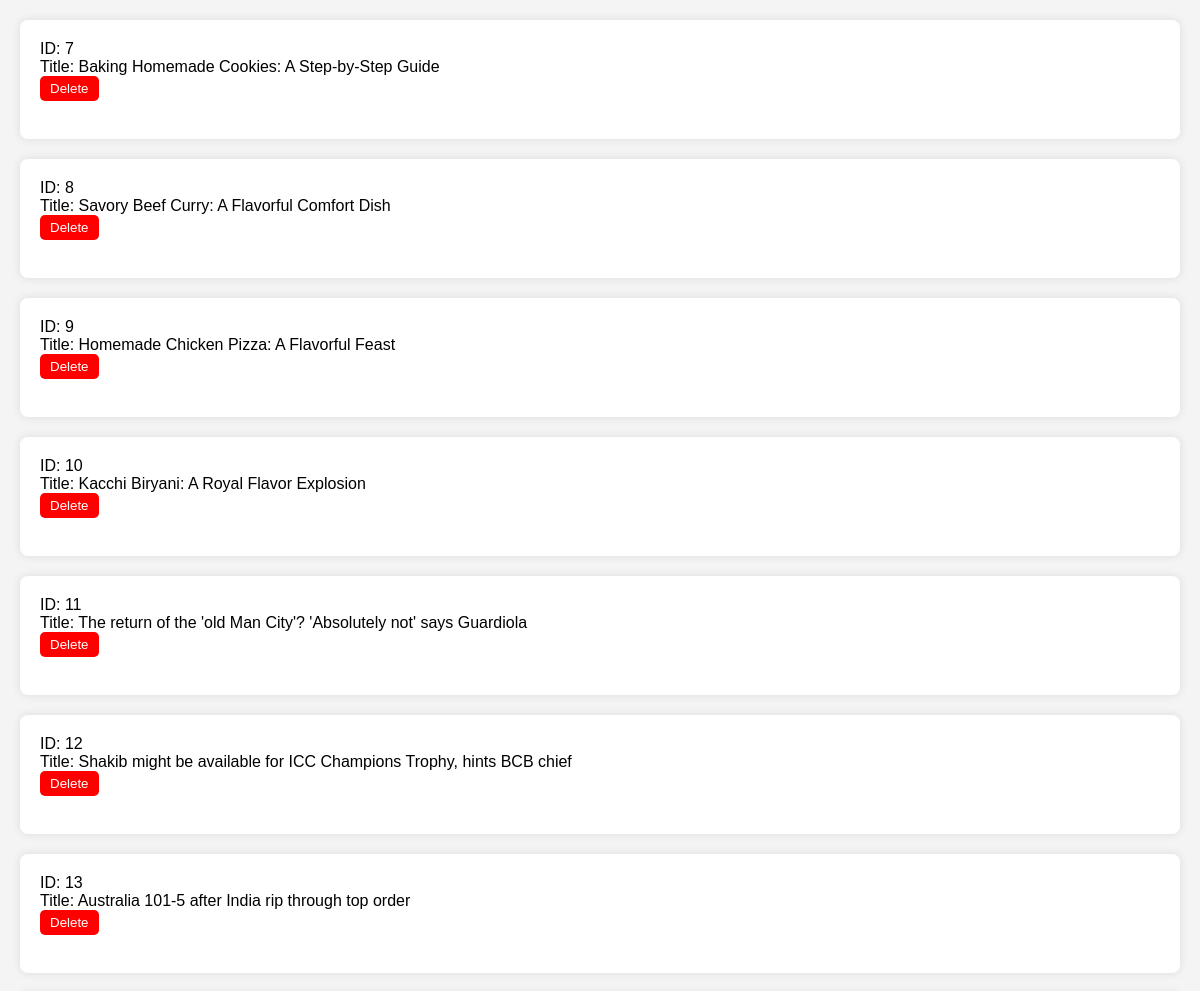
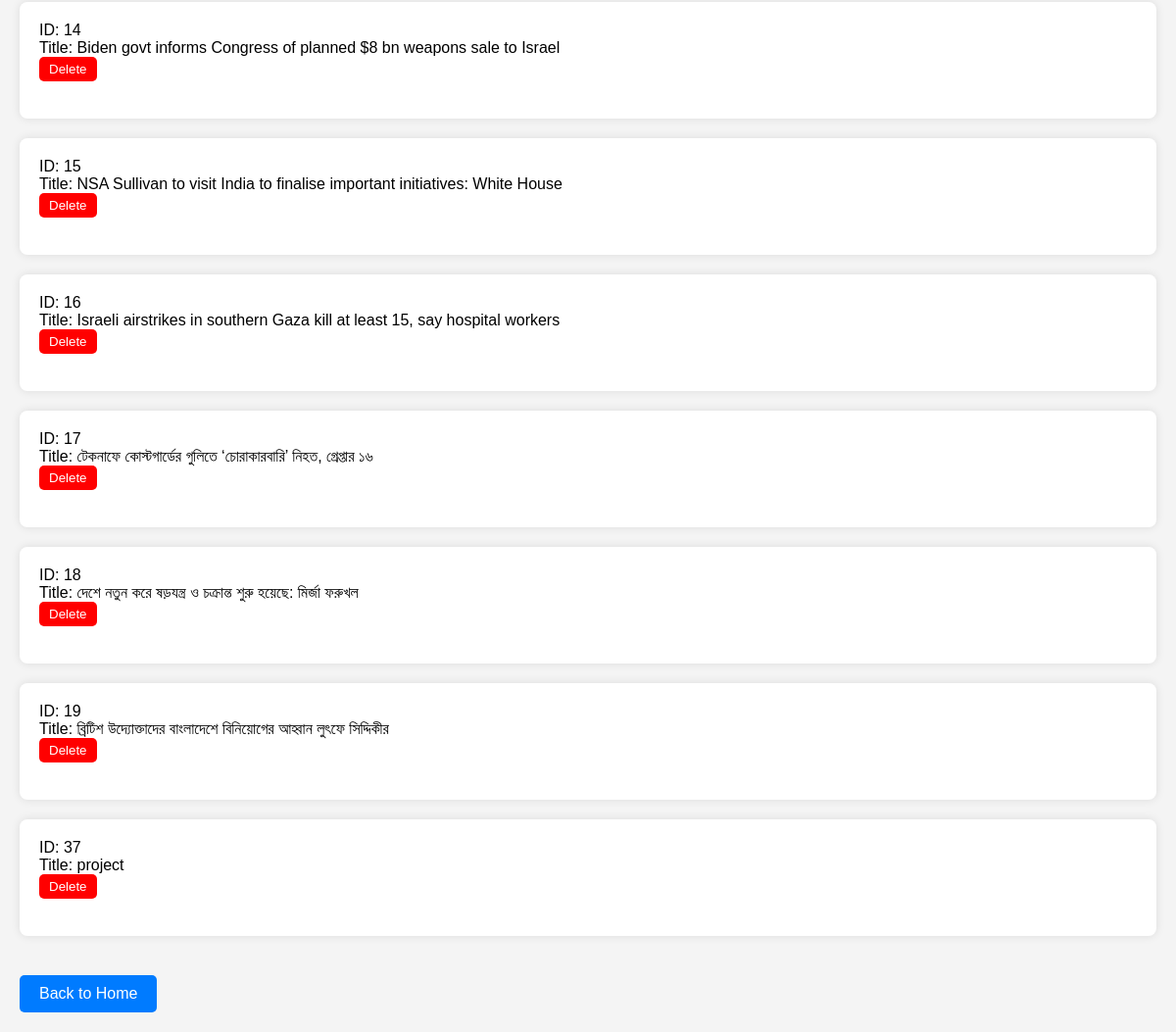
The app's page /View/view_post.php with its own data (2 pictures, top to bottom).
### tables this page shows
CREATE TABLE `post` (
  `post_id` int(11) NOT NULL,
  `title` varchar(100) NOT NULL,
  `description` text NOT NULL,
  `category_id` int(100) NOT NULL,
  `post_date` varchar(50) NOT NULL,
  `post_img` varchar(100) NOT NULL,
  `likes` int(11) DEFAULT NULL
);

### Model/userModel.php (called while the page is built, shortened)
<?php
function getConnection(){
    $conn = mysqli_connect('127.0.0.1', 'root', '', 'member');
    return $conn;
}
function getPostTitles() {
    $conn = getConnection();
    $sql = "SELECT post_id, title FROM post";
    $result = mysqli_query($conn, $sql);
    $posts = [];
    if ($result && mysqli_num_rows($result) > 0) {
        while ($row = mysqli_fetch_assoc($result)) {
            $posts[] = $row;
        }
    }
    return $posts;
}
?>

### View/view_post.php (the view, shortened to what this page needs)
<!DOCTYPE html>
<html lang="en">
<head>
</head>
<body>
<?php
require_once '../Model/userModel.php';
$posts = getPostTitles();
if (!empty($posts)) {
    foreach ($posts as $post) {
        echo "<div class='post-container' id='post-" . $post['post_id'] . "'>";
        echo "ID: " . $post['post_id'] . "<br>";
        echo "Title: " . $post['title'] . "<br>";
        echo "<button class='delete-btn' onclick='deletePost(" . $post['post_id'] . ")'>Delete</button><br><br>";
        echo "</div>";
    }
} else {
    echo "No posts found.";
}
?>
<a href="../view/home.php" class="back-btn">Back to Home</a>
</body>
</html>

### View/view_post.php (style rules this page uses)
body { font-family: Arial, sans-serif; background-color: #f4f4f4; margin: 0; padding: 20px; }
.post-container { background-color: #fff; border-radius: 8px; box-shadow: 0 0 10px rgba(0, 0, 0, 0.1); padding: 20px; margin-bottom: 20px; }
.delete-btn { background-color: red; color: white; border: none; padding: 5px 10px; cursor: pointer; border-radius: 5px; transition: background-color 0.3s ease; }
.back-btn { display: inline-block; padding: 10px 20px; background-color: #007BFF; color: white; text-decoration: none; border-radius: 5px; margin-top: 20px; }

### records on screen
post: post_id "7", title "Baking Homemade Cookies: A Step-by-Step Guide"
post: post_id "8", title "Savory Beef Curry: A Flavorful Comfort Dish"
post: post_id "9", title "Homemade Chicken Pizza: A Flavorful Feast"
post: post_id "10", title "Kacchi Biryani: A Royal Flavor Explosion"
post: post_id "11", title "The return of the 'old Man City'? 'Absolutely not' says Guardiola"
post: post_id "12", title "Shakib might be available for ICC Champions Trophy, hints BCB chief"
post: post_id "13", title "Australia 101-5 after India rip through top order"
post: post_id "14", title "Biden govt informs Congress of planned $8 bn weapons sale to Israel"
post: post_id "15", title "NSA Sullivan to visit India to finalise important initiatives: White House"
post: post_id "16", title "Israeli airstrikes in southern Gaza kill at least 15, say hospital workers"
post: post_id "17", title "টেকনাফে কোস্টগার্ডের গুলিতে ‘চোরাকারবারি’ নিহত, গ্রেপ্তার ১৬"
post: post_id "18", title "দেশে নতুন করে ষড়যন্ত্র ও চক্রান্ত শুরু হয়েছে: মির্জা ফরুখল"
post: post_id "19", title "ব্রিটিশ উদ্যোক্তাদের বাংলাদেশে বিনিয়োগের আহ্বান লুৎফে সিদ্দিকীর"
post: post_id "37", title "project"
